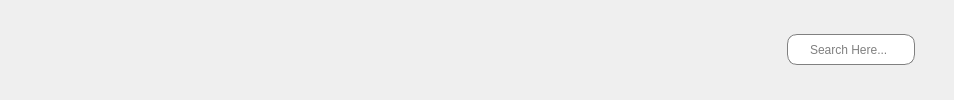
        <widget class="QWidget" name="header_widget" native="true">
         <layout class="QHBoxLayout" name="horizontalLayout_4">
          <item>
           <widget class="QPushButton" name="pushButton">
            <property name="styleSheet">
             <string notr="true">border:none</string>
            </property>
            <property name="text">
             <string/>
            </property>
            <property name="icon">
             <iconset resource="resource.qrc">
              <normaloff>:/image/menu.png</normaloff>:/image/menu.png</iconset>
            </property>
            <property name="iconSize">
             <size>
              <width>30</width>
              <height>30</height>
             </size>
            </property>
            <property name="checkable">
             <bool>true</bool>
            </property>
           </widget>
          </item>
          <item>
           <spacer name="horizontalSpacer_3">
            <property name="orientation">
             <enum>Qt::Horizontal</enum>
            </property>
            <property name="sizeHint" stdset="0">
             <size>
              <width>700</width>
              <height>20</height>
             </size>
            </property>
           </spacer>
          </item>
          <item>
           <layout class="QHBoxLayout" name="horizontalLayout_3">
            <property name="rightMargin">
             <number>15</number>
            </property>
            <item>
             <widget class="QPushButton" name="SearchHeader_Button">
              <property name="styleSheet">
               <string notr="true">border:none</string>
              </property>
              <property name="text">
               <string/>
              </property>
              <property name="icon">
               <iconset resource="resource.qrc">
                <normaloff>:/image/search.png</normaloff>:/image/search.png</iconset>
              </property>
              <property name="iconSize">
               <size>
                <width>20</width>
                <height>20</height>
               </size>
              </property>
              <property name="checkable">
               <bool>true</bool>
              </property>
             </widget>
            </item>
            <item>
             <widget class="QLineEdit" name="SearchHeader">
              <property name="minimumSize">
               <size>
                <width>0</width>
                <height>31</height>
               </size>
              </property>
              <property name="styleSheet">
               <string notr="true">QLineEdit{
	padding-left:20px;
	border:1px solid gray;
	border-radius:10px;
}</string>
              </property>
              <property name="placeholderText">
               <string>Search Here...</string>
              </property>
             </widget>
            </item>
            <item>
             <widget class="QLabel" name="label_6">
              <property name="maximumSize">
               <size>
                <width>50</width>
                <height>50</height>
               </size>
              </property>
              <property name="text">
               <string/>
              </property>
              <property name="pixmap">
               <pixmap resource="resource.qrc">:/image/profile_pic.png</pixmap>
              </property>
              <property name="scaledContents">
               <bool>true</bool>
              </property>
             </widget>
            </item>
           </layout>
          </item>
         </layout>
        </widget>
